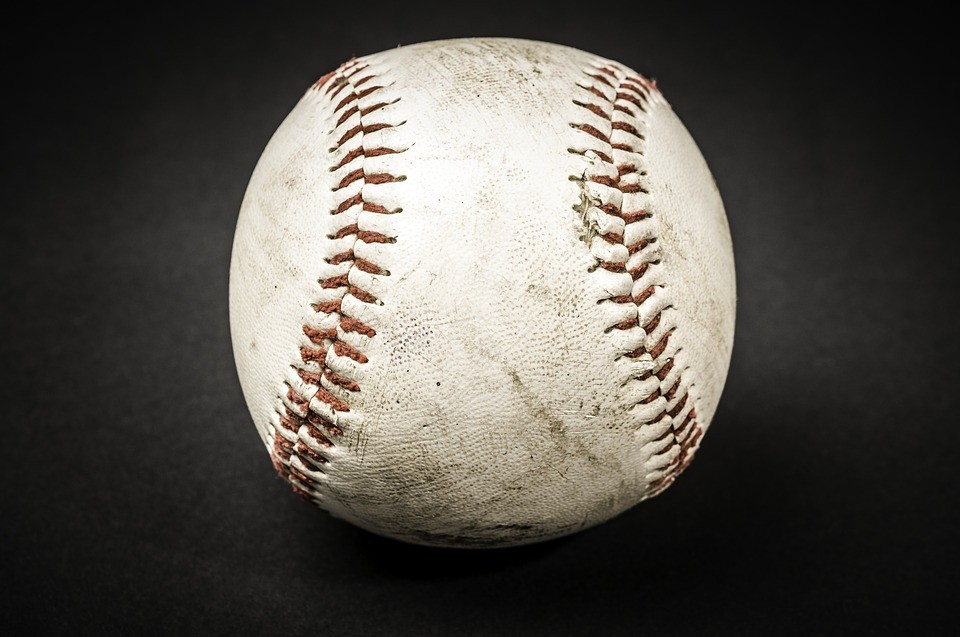
#> input picture Bilder/Ball.jpg, 960 x 637 px, found by its file name
$ python labor1.py
#> lines starting #> are read from the running program, lines starting #| are printed output that depends on the picture
import cv2 #Importieren OpenCV
import numpy as np #Importieren Numpy


#Utilities
# [41 lines left out: functions show_image, mirror, invert_grey, not called in this run]

def invert_color(image):

    # Muss ich das jetzt nochmal kommentieren???

    newimage=np.empty_like(image)

    for i,height in enumerate(image):
        for j,width in enumerate(height):
            for k,color in enumerate(width):
                newimage[i][j][k] = 255-color

    return newimage


#Rückwärts denken
# [16 lines left out: function rotsymCos, not called in this run]


#AUSFÜHRUNG:____________________

def run(image, result,settings=None): #Funktion zur Bildverarbeitung
    #Graubild erzeugen
    image3=cv2.cvtColor(image, cv2.COLOR_RGB2GRAY)
    result.append({"name":"Gray","data":invert_color(image)})


if __name__ == '__main__': #Wird das Skript mit python Basis.py aufgerufen, ist diese Bedingung erfüllt
    image=cv2.imread("Images\Ball.jpg")
#> image is the input picture: shape (637, 960, 3); mean B, G, R 76.1, 82.2, 85.9
    result=[]
    run(image,result)
#> in run, `image3=cv2.cvtColor(image, cv2.COLOR_RGB2GRAY)`:
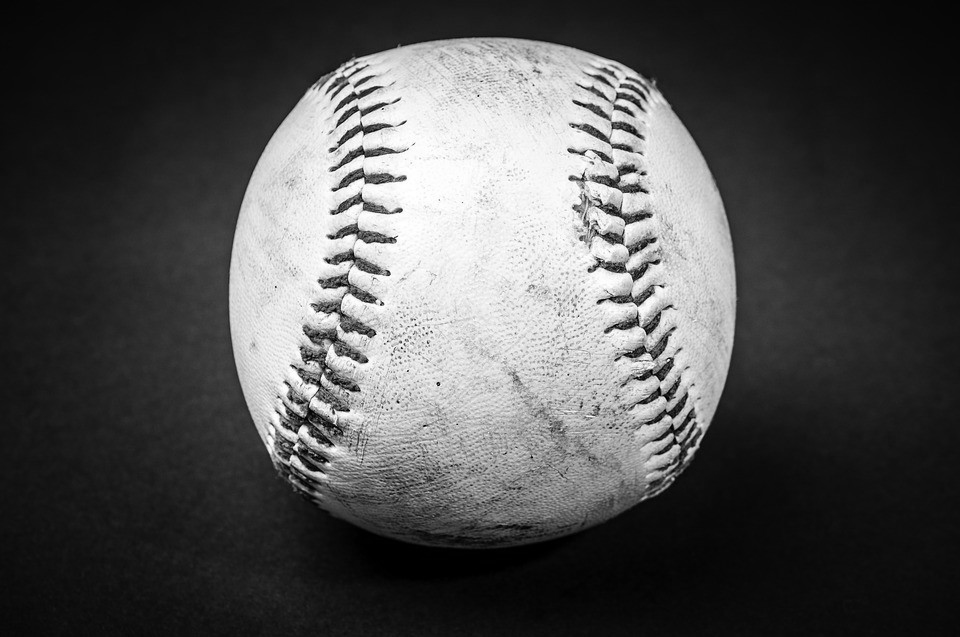
#> image3: shape (637, 960); min 0, max 255, mean 80.9
#> after the loop in invert_color, `for i,height in enumerate(image):`:
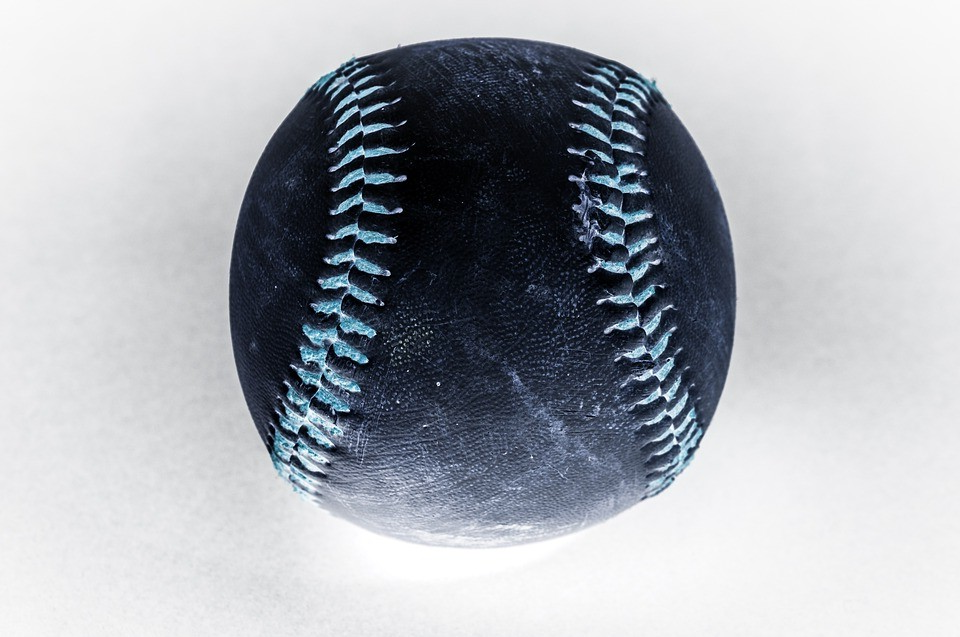
#> newimage: shape (637, 960, 3); mean of channels 0, 1, 2 178.9, 172.8, 169.1; drawn as B, G, R
    for ele in result:
        cv2.imshow(ele["name"],ele["data"])
    cv2.waitKey(0)
    cv2.destroyAllWindows()

$ run again, with Bilder/Besteck.jpg copied over Bilder/Ball.jpg
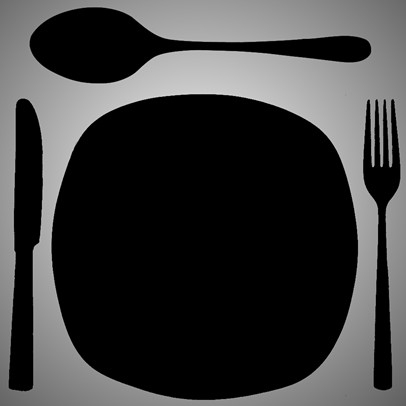
#> input picture Bilder/Besteck.jpg, 406 x 406 px, found by its file name
#> image is the input picture: shape (406, 406, 3); min 0, max 222, mean 59.7
#> after the loop in invert_color, `for i,height in enumerate(image):`:
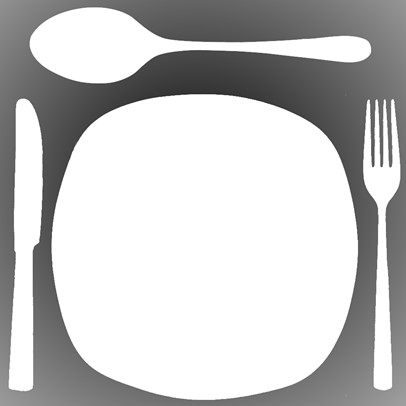
#> newimage: shape (406, 406, 3); min 33, max 255, mean 195.3
